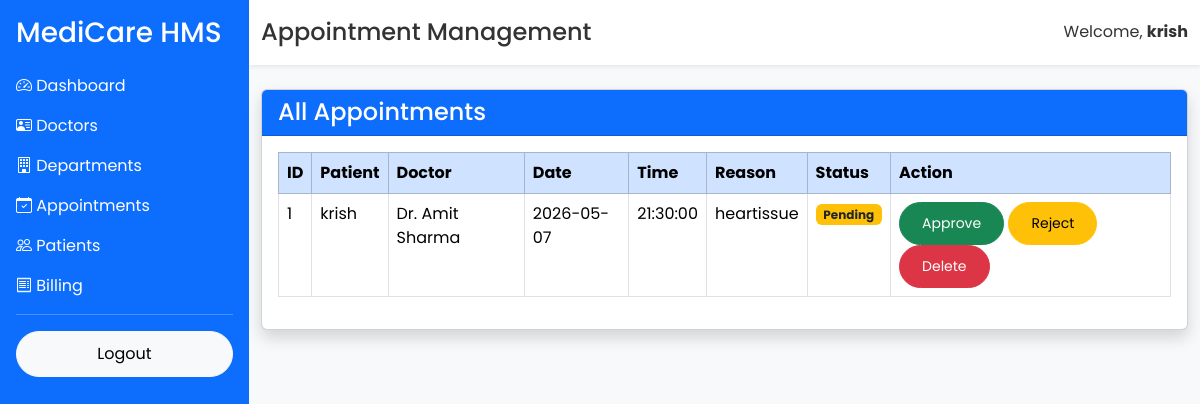
The app's page /admin/appointments (signed in), older data.
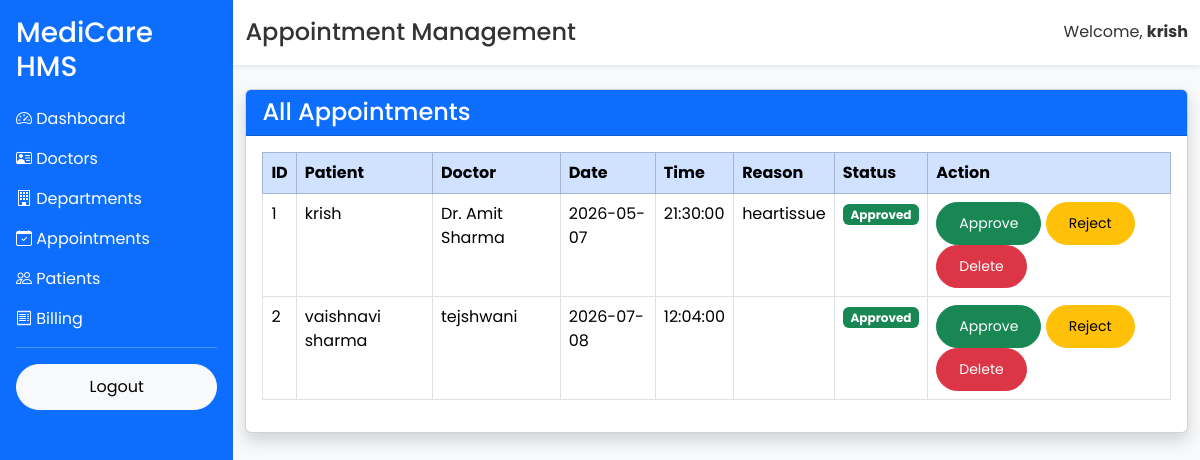
The same page, newer data.
### app/models/appointment.py (models this page shows)
class Appointment(db.Model):
    __tablename__ = "appointments"
    id = db.Column(db.Integer, primary_key=True)
    patient_id = db.Column(
        db.Integer,
        db.ForeignKey("users.id"),
        nullable=False
    )
    doctor_id = db.Column(
        db.Integer,
        db.ForeignKey("doctors.id"),
        nullable=False
    )
    appointment_date = db.Column(
        db.Date,
        nullable=False
    )
    appointment_time = db.Column(
        db.Time,
        nullable=False
    )
    reason = db.Column(db.Text)
    status = db.Column(
        db.String(20),
        default="Pending"
    )
    created_at = db.Column(
        db.DateTime,
        server_default=db.func.now()
    )
    patient = db.relationship(
        "User",
        foreign_keys=[patient_id]
    )
    doctor = db.relationship(
        "Doctor",
        foreign_keys=[doctor_id]
    )

### app/models/user.py (models this page shows, shortened)
class User(UserMixin, db.Model):
    __tablename__ = "users"
    id = db.Column(db.Integer, primary_key=True)
    full_name = db.Column(db.String(100), nullable=False)
    email = db.Column(db.String(120), unique=True, nullable=False)
    phone = db.Column(db.String(15), unique=True, nullable=True)
    password = db.Column(db.String(255), nullable=False)
    role = db.Column(db.String(20), default="patient")
    is_active = db.Column(db.Boolean, default=True)
    created_at = db.Column(db.DateTime, server_default=db.func.now())

### app/models/doctor.py (models this page shows, shortened)
class Doctor(db.Model):
    __tablename__ = "doctors"
    id = db.Column(db.Integer, primary_key=True)
    full_name = db.Column(db.String(100), nullable=False)
    specialization = db.Column(db.String(100), nullable=False)
    email = db.Column(db.String(120), unique=True)
    phone = db.Column(db.String(15))
    qualification = db.Column(db.String(100))
    experience = db.Column(db.Integer)
    consultation_fee = db.Column(db.Float)
    created_at = db.Column(
        db.DateTime,
        server_default=db.func.now()
    )

### app/routes/admin.py (the view)
@admin.route("/admin/appointments")
@login_required
def appointment_list():
    appointments = Appointment.query.all()
    return render_template(
        "admin/appointments.html",
        appointments=appointments
    )

### app/templates/admin/appointments.html (shortened to what this page needs)
{% extends "layout/dashboard_base.html" %}
{% block page_title %}
Appointment Management
{% endblock %}
{% block content %}
<div class="card shadow">
    <div class="card-header bg-primary text-white">
        <h4 class="mb-0">
            All Appointments
        </h4>
    </div>
    <div class="card-body">
        <table class="table table-bordered table-hover">
            <thead class="table-primary">
                <tr>
                    <th>ID</th>
                    <th>Patient</th>
                    <th>Doctor</th>
                    <th>Date</th>
                    <th>Time</th>
                    <th>Reason</th>
                    <th>Status</th>
                    <th>Action</th>
                </tr>
            </thead>
            <tbody>
            {% for appointment in appointments %}
                <tr>
                    <td>{{ appointment.id }}</td>
                    <td>{{ appointment.patient.full_name }}</td>
                    <td>{{ appointment.doctor.full_name }}</td>
                    <td>{{ appointment.appointment_date }}</td>
                    <td>{{ appointment.appointment_time }}</td>
                    <td>{{ appointment.reason }}</td>
                    <td>
                        {% if appointment.status == "Pending" %}
                            <span class="badge bg-warning text-dark">
                                Pending
                            </span>
                        {% elif appointment.status == "Approved" %}
                            <span class="badge bg-success">
                                Approved
                            </span>
                        {% else %}
                            <span class="badge bg-danger">
                                Rejected
                            </span>
                        {% endif %}
                    </td>
                    <td>
                        <a href="/admin/appointments/approve/{{ appointment.id }}"
                           class="btn btn-success btn-sm">
                            Approve
                        </a>
                        <a href="/admin/appointments/reject/{{ appointment.id }}"
                           class="btn btn-warning btn-sm">
                            Reject
                        </a>
                        <a href="/admin/appointments/delete/{{ appointment.id }}"
                           class="btn btn-danger btn-sm"
                           onclick="return confirm('Delete this appointment?')">
                            Delete
                        </a>
                    </td>
                </tr>
            {% else %}
                <tr>
                    <td colspan="8" class="text-center">
                        No Appointments Found
                    </td>
                </tr>
            {% endfor %}
            </tbody>
        </table>
    </div>
</div>
{% endblock %}

Row changes from the older to the newer data that the page shows:
changed Appointment "heartissue": status "Pending" → "Approved"
added Appointment: id "2", patient.full_name "vaishnavi sharma", doctor.full_name "tejshwani", appointment_date "2026-07-08", appointment_time "12:04:00", status "Approved"
